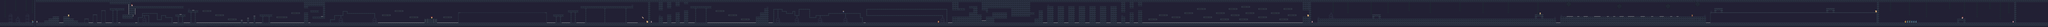

Rendered tile map (Tiled .tmx) drawn with the repository's tilesets; below, a short description and the map source with its tile grids summarised:
An orthogonal 970x13 tile map with 16x16 px tiles, 5 tile layers (background, ground, deco, trap, ...), 4 tilesets and 318 objects.

<map version="1.2" tiledversion="1.2.0" orientation="orthogonal" renderorder="right-down" width="970" height="13" tilewidth="16" tileheight="16" infinite="0" nextlayerid="22" nextobjectid="394">
 <tileset firstgid="1" source="basecolor.tsx" />
 <tileset firstgid="129" source="tile1.tsx" />
 <tileset firstgid="1153" source="npc.tsx" />
 <tileset firstgid="1409" source="sheet.tsx" />
 <layer id="1" name="background" width="970" height="13">
  <data>[12610 cells, 12610 non-empty, 2 distinct tile ids]</data>
 </layer>
 <layer id="2" name="ground" width="970" height="13">
  <data>[12610 cells, 3878 non-empty, 58 distinct tile ids]</data>
 </layer>
 <layer id="3" name="deco" width="970" height="13">
  <data>[12610 cells, 1211 non-empty, 49 distinct tile ids]</data>
 </layer>
 <layer id="4" name="trap" width="970" height="13">
  <data>[12610 cells, 261 non-empty, 1 distinct tile ids]</data>
 </layer>
 <layer id="5" name="NPCP" width="970" height="13">
  <data>[12610 cells, 12 non-empty, 11 distinct tile ids]</data>
 </layer>
 <objectgroup id="6" name="groundobj">
  <object id="10" x="272" y="176" width="15248" height="16" />
  <object id="12" x="368" y="144" width="80" height="16" />
  <object id="13" x="400" y="128" width="48" height="16" />
  <object id="14" x="480" y="128" width="48" height="16" />
  <object id="15" x="480" y="144" width="80" height="16" />
  <object id="16" x="480" y="160" width="112" height="16" />
  <object id="17" x="640" y="144" width="32" height="32" />
  <object id="18" x="704" y="112" width="32" height="64" />
  <object id="19" x="768" y="80" width="32" height="96" />
  <object id="20" x="832" y="64" width="112" height="16" />
  <object id="21" x="848" y="80" width="16" height="96" />
  <object id="22" x="880" y="80" width="16" height="96" />
  <object id="23" x="272" y="0" width="15248" height="15" />
  <object id="24" x="832" y="16" width="160" height="16" />
  <object id="25" x="976" y="32" width="16" height="80" />
  <object id="26" x="928" y="112" width="80" height="32" />
  <object id="27" x="992" y="48" width="32" height="64" />
  <object id="28" x="1024" y="48" width="368" height="16" />
  <object id="29" x="1042.5" y="134" width="16" height="48" />
  <object id="31" x="1042.5" y="133" width="42" height="9" />
  <object id="32" x="1074.5" y="101.5" width="10.5" height="33.5" />
  <object id="33" x="1075.5" y="99" width="118.5" height="9.5" />
  <object id="35" x="1186" y="108" width="10" height="49.5" />
  <object id="36" x="1188" y="147.5" width="38.5" height="10" />
  <object id="37" x="1221" y="117.5" width="8" height="40.5" />
  <object id="38" x="1220.5" y="115.5" width="38.5" height="12" />
  <object id="39" x="1250.5" y="115.5" width="9" height="25" />
  <object id="40" x="1250.5" y="131.5" width="56" height="10.5" />
  <object id="41" x="1297" y="133" width="10.5" height="41.5" />
  <object id="42" x="1328" y="112" width="80" height="16" />
  <object id="43" x="1344" y="128" width="16" height="48" />
  <object id="44" x="1376" y="128" width="11.5" height="51" />
  <object id="45" x="1424" y="80" width="80" height="16" />
  <object id="46" x="1440" y="96" height="64" />
  <object id="47" x="1440" y="96" width="16" height="80" />
  <object id="48" x="1472" y="96" width="16" height="80" />
  <object id="49" x="1536" y="80" width="64" height="16" />
  <object id="50" x="1632" y="112" width="64" height="16" />
  <object id="51" x="1728" y="144" width="64" height="16" />
  <object id="53" x="1824.5" y="154" width="15.5" height="21.5" />
  <object id="54" x="1872" y="138" width="16.5" height="37.5" />
  <object id="55" x="1920.5" y="122.5" width="16.5" height="53" />
  <object id="56" x="1968" y="112" width="96" height="16" />
  <object id="57" x="1986.5" y="130.5" width="16" height="48" />
  <object id="58" x="2032" y="128" width="16" height="48" />
  <object id="59" x="2096" y="128" width="80" height="16" />
  <object id="60" x="2208" y="96" width="64" height="16" />
  <object id="61" x="2304" y="16" width="160" height="32" />
  <object id="63" x="2304" y="48" width="32" height="16" />
  <object id="64" x="2304" y="96" width="32" height="80" />
  <object id="65" x="2352" y="80" width="64" height="16" />
  <object id="66" x="2368" y="128" width="96" height="16" />
  <object id="68" x="2448" y="48" width="16" height="80" />
  <object id="69" x="2501" y="150" width="10.5" height="24" />
  <object id="70" x="2500.5" y="149" width="39.5" height="8.5" />
  <object id="71" x="2532.5" y="118.25" width="7.75" height="30.25" />
  <object id="72" x="2533.25" y="117.25" width="69.75" height="6.75" />
  <object id="73" x="2597" y="85.25" width="7" height="31.75" />
  <object id="74" x="2597.75" y="84.75" width="37" height="7" />
  <object id="75" x="2627.25" y="90.75" width="7.5" height="16.25" />
  <object id="76" x="2633.5" y="100.75" width="208.75" height="8.25" />
  <object id="77" x="2835.75" y="104.5" width="6.75" height="30.75" />
  <object id="78" x="2816" y="144" width="48" height="32" />
  <object id="80" x="2830.75" y="133.75" width="18.75" height="10" />
  <object id="81" x="2896" y="112" width="64" height="16" />
  <object id="82" x="2992" y="80" width="64" height="16" />
  <object id="84" x="3104" y="128" width="64" height="16" />
  <object id="85" x="3216" y="144" width="96" height="32" />
  <object id="86" x="3360" y="128" width="64" height="16" />
  <object id="87" x="3472" y="96" width="16" height="80" />
  <object id="90" x="3472" y="95.75" width="672" height="16" />
  <object id="92" x="4128.75" y="95.75" width="16" height="80" />
  <object id="93" x="4192" y="112" width="80" height="16" />
  <object id="94" x="4208" y="128" width="16" height="48" />
  <object id="95" x="4240" y="128" width="16" height="48" />
  <object id="96" x="4304" y="80" width="80" height="16" />
  <object id="97" x="4320" y="96" width="16" height="80" />
  <object id="98" x="4352" y="96" width="16" height="80" />
  <object id="99" x="4400" y="48" width="400" height="16" />
  <object id="100" x="4432" y="64" width="16" height="112" />
  <object id="101" x="4576" y="64" width="16" height="112" />
  <object id="102" x="4736" y="64" width="16" height="112" />
  <object id="103" x="4912" y="16" width="16" height="160" />
  <object id="105" x="4992" y="128" width="32" height="48" />
  <object id="106" x="4992" y="16" width="32" height="64" />
  <object id="107" x="5056" y="16" width="32" height="48" />
  <object id="109" x="5056" y="112" width="32" height="64" />
  <object id="111" x="5120" y="16" width="32" height="32" />
  </objectgroup>
 <objectgroup id="8" name="Enemy">
  <!-- 123 objects omitted --></objectgroup>
 <objectgroup id="9" name="Point1">
  <!-- 100 objects omitted --></objectgroup>
 <objectgroup id="10" name="Point2">
  <!-- 66 objects omitted --></objectgroup>
 <objectgroup id="11" name="Point3">
  <!-- 33 objects omitted --></objectgroup>
 <objectgroup id="12" name="point4">
  <!-- 12 objects omitted --></objectgroup>
 <objectgroup id="13" name="NPC1">
  <!-- 10 objects omitted --></objectgroup>
 <objectgroup id="14" name="NPC2">
  <!-- 9 objects omitted --></objectgroup>
 <objectgroup id="15" name="NPC3">
  <!-- 8 objects omitted --></objectgroup>
 <objectgroup id="21" name="Dialog5">
  <!-- 7 objects omitted --></objectgroup>
 <objectgroup id="16" name="NPC4">
  <!-- 6 objects omitted --></objectgroup>
 <objectgroup id="17" name="NPC5">
  <!-- 5 objects omitted --></objectgroup>
 <objectgroup id="18" name="NPC6">
  <!-- 4 objects omitted --></objectgroup>
 <objectgroup id="19" name="NPC7">
  <!-- 2 objects omitted --></objectgroup>
</map>
<!-- 230 of 318 objects omitted -->
